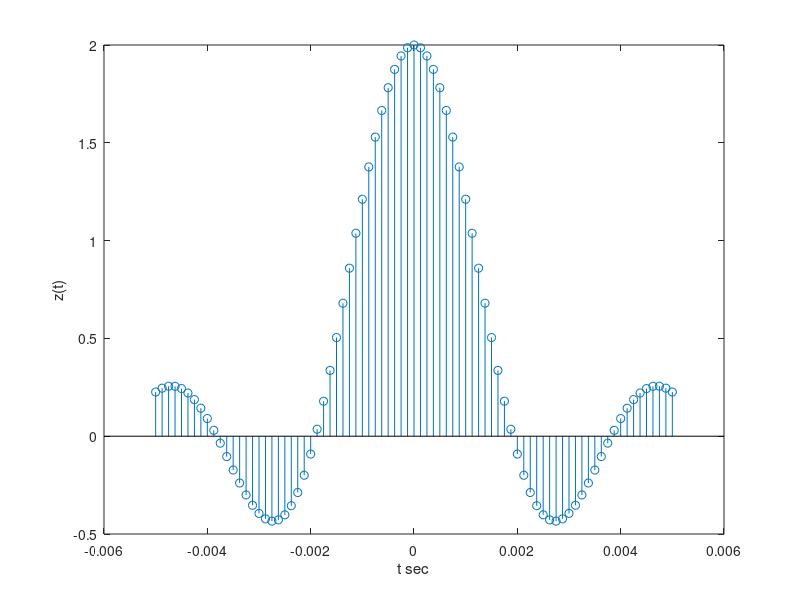

Reproduce this figure in MATLAB.
f0 = 262;
A = 2;
phi = pi/4;
fsampling = 8000;
tsampling = 1/fsampling;
t = -0.005:tsampling:0.005;

xt = A*sin((2*pi*f0*t) + phi)
stem(t, xt); xlabel('t sec'); ylabel('x(t)');

yt = sawtooth(2*pi*f0*t);
stem(t, yt); xlabel('t sec'); ylabel('y(t)');

zt = A*sinc(2*f0*t);
stem(t, zt); xlabel('t sec'); ylabel('z(t)');

